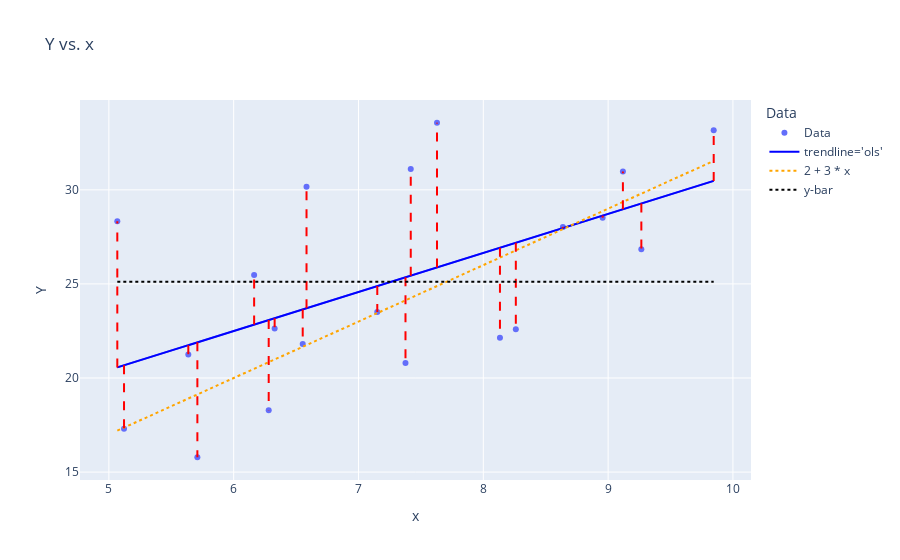

Write notebook code for a chart like this one.
### Markdown cell above
### 5. Explain concisely in your own words what line is chosen for the fitted model based on observed data using the "ordinary least squares" method (as is done by *trendline='ols'* and *smf.ols(...).fit()*) and why it requires "squares"<br>
    
<details class="details-example"><summary style="color:blue"><u>Further Guidance</u></summary>

> _This question addresses the use of **residuals** $\text{e}_i = \hat \epsilon_i = Y_i - \hat y_i$ (in contrast to the **error** terms $\epsilon_i$ of the theoretical model), and particularly, asks for an explanation based on the following visualization_
>
> ```python 
> import scipy.stats as stats
> import numpy as np
> import pandas as pd
> import statsmodels.formula.api as smf
> import plotly.express as px
> 
> n,x_min,x_range,beta0,beta1,sigma = 20,5,5,2,3,5
> x = stats.uniform(x_min, x_range).rvs(size=n)
> errors = stats.norm(loc=0, scale=sigma).rvs(size=n)
> Y = beta0 + beta1 * x + errors
> 
> df = pd.DataFrame({'x': x, 'y': Y})
> model_data_specification = smf.ols("Y~x", data=df) 
> fitted_model = model_data_specification.fit() 
> 
> df['Data'] = 'Data' # hack to add data to legend 
> fig = px.scatter(df, x='x',  y='Y', color='Data', 
>                  trendline='ols', title='Y vs. x')
> 
> # This is what `trendline='ols'` is
> fig.add_scatter(x=df['x'], y=fitted_model.fittedvalues,
>                 line=dict(color='blue'), name="trendline='ols'")
> 
> x_range = np.array([df['x'].min(), df['x'].max()])
> y_line = beta0 + beta1 * x_range
> fig.add_scatter(x=x_range, y=y_line, mode='lines',
>                 name=str(beta0)+' + '+str(beta1)+' * x', 
>                 line=dict(dash='dot', color='orange'))
> 
> # Add vertical lines for residuals
> for i in range(len(df)):
>     fig.add_scatter(x=[df['x'][i], df['x'][i]],
>                     y=[fitted_model.fittedvalues[i], df['Y'][i]],
>                     mode='lines',
>                     line=dict(color='red', dash='dash'),
>                     showlegend=False)
>     
> # Add horizontal line at y-bar
> fig.add_scatter(x=x_range, y=[df['Y'].mean()]*2, mode='lines',
>                 line=dict(color='black', dash='dot'), name='y-bar')
> 
> fig.show() # USE `fig.show(renderer="png")` FOR ALL GitHub and MarkUs SUBMISSIONS
> ```
>
> _**Question Scope Warning**: we are not looking for any explanation realted to the mathematical equations for the line chosen for the **Simple Linear Regression** model by the "ordinary least squares" method, which happen to be_
> 
> _$$\hat \beta_1 = r_{xy}\frac{s_y}{s_x} \quad \text{ and } \quad  \hat\beta_0 = \bar {y}-\hat \beta_1\bar {x}$$_
>
> _where $r_{xy}$ is the **correlation** between $x$ and $Y$ and $s_x$ and $s_Y$ are the **sample standard deviations** of $x$ and $y$_
>
> ---
> 
> ```python 
> # Use this if you need it    
> # https://stackoverflow.com/questions/52771328/plotly-chart-not-showing-in-jupyter-notebook
> import plotly.offline as pyo
> # Set notebook mode to work in offline
> pyo.init_notebook_mode()    
> ```
>
> ---
> 
> _Don't forget to ask for summaries of all your different ChatBot sessions and organize and paste these into your homework notebook (including link(s) to chat log histories if you're using ChatBot) But if you're using the STA130 custom NBLM ChatBot, you'll only be able to ask for summaries, of course!_  
    
</details>

### Code cell
import scipy.stats as stats
import numpy as np
import pandas as pd
import statsmodels.formula.api as smf
import plotly.express as px

n,x_min,x_range,beta0,beta1,sigma = 20,5,5,2,3,5
x = stats.uniform(x_min, x_range).rvs(size=n)
errors = stats.norm(loc=0, scale=sigma).rvs(size=n)
Y = beta0 + beta1 * x + errors

df = pd.DataFrame({'x': x, 'Y': Y})
model_data_specification = smf.ols("Y~x", data=df) 
fitted_model = model_data_specification.fit() 

df['Data'] = 'Data' # hack to add data to legend 
fig = px.scatter(df, x='x',  y='Y', color='Data', 
                 trendline='ols', title='Y vs. x')

# This is what `trendline='ols'` is
fig.add_scatter(x=df['x'], y=fitted_model.fittedvalues,
                line=dict(color='blue'), name="trendline='ols'")

x_range = np.array([df['x'].min(), df['x'].max()])
y_line = beta0 + beta1 * x_range
fig.add_scatter(x=x_range, y=y_line, mode='lines',
                name=str(beta0)+' + '+str(beta1)+' * x', 
                line=dict(dash='dot', color='orange'))

# Add vertical lines for residuals
for i in range(len(df)):
    fig.add_scatter(x=[df['x'][i], df['x'][i]],
                    y=[fitted_model.fittedvalues[i], df['Y'][i]],
                    mode='lines',
                    line=dict(color='red', dash='dash'),
                    showlegend=False)
    
# Add horizontal line at y-bar
fig.add_scatter(x=x_range, y=[df['Y'].mean()]*2, mode='lines',
                line=dict(color='black', dash='dot'), name='y-bar')

fig.show() # USE `fig.show(renderer="png")` FOR ALL GitHub and MarkUs SUBMISSIONS

### Figure 1 — Plotly figure (JSON) as saved in the notebook; plotly's stock layout.template omitted (floating-point values rounded to 4 significant figures)
{"data": [{"hovertemplate": "Data=Data<br>x=%{x}<br>Y=%{y}<extra></extra>", "legendgroup": "Data", "marker": {"color": "#636efa", "symbol": "circle"}, "mode": "markers", "name": "Data", "orientation": "v", "showlegend": true, "type": "scatter", "x": [5.636, 7.629, 5.709, 6.584, 8.134, 8.638, 5.121, 7.151, 8.261, 9.266, 7.377, 9.846, 6.328, 5.068, 7.419, 6.281, 9.119, 6.164, 6.553, 8.956], "xaxis": "x", "y": [21.25, 33.57, 15.79, 30.16, 22.14, 28.03, 17.31, 23.51, 22.59, 26.84, 20.79, 33.17, 22.63, 28.33, 31.11, 18.29, 30.98, 25.48, 21.81, 28.52], "yaxis": "y"}, {"hovertemplate": "<b>OLS trendline</b><br>Y = 2.07398 * x + 10.0546<br>R<sup>2</sup>=0.319762<br><br>Data=Data<br>x=%{x}<br>Y=%{y} <b>(trend)</b><extra></extra>", "legendgroup": "Data", "marker": {"color": "#636efa", "symbol": "circle"}, "mode": "lines", "name": "Data", "showlegend": false, "type": "scatter", "x": [5.068, 5.121, 5.636, 5.709, 6.164, 6.281, 6.328, 6.553, 6.584, 7.151, 7.377, 7.419, 7.629, 8.134, 8.261, 8.638, 8.956, 9.119, 9.266, 9.846], "xaxis": "x", "y": [20.56, 20.68, 21.74, 21.9, 22.84, 23.08, 23.18, 23.65, 23.71, 24.88, 25.35, 25.44, 25.88, 26.92, 27.19, 27.97, 28.63, 28.97, 29.27, 30.48], "yaxis": "y"}, {"line": {"color": "blue"}, "name": "trendline='ols'", "type": "scatter", "x": [5.636, 7.629, 5.709, 6.584, 8.134, 8.638, 5.121, 7.151, 8.261, 9.266, 7.377, 9.846, 6.328, 5.068, 7.419, 6.281, 9.119, 6.164, 6.553, 8.956], "y": [21.74, 25.88, 21.9, 23.71, 26.92, 27.97, 20.68, 24.88, 27.19, 29.27, 25.35, 30.48, 23.18, 20.56, 25.44, 23.08, 28.97, 22.84, 23.65, 28.63]}, {"line": {"color": "orange", "dash": "dot"}, "mode": "lines", "name": "2 + 3 * x", "type": "scatter", "x": [5.068, 9.846], "y": [17.2, 31.54]}, {"line": {"color": "red", "dash": "dash"}, "mode": "lines", "showlegend": false, "type": "scatter", "x": [5.636, 5.636], "y": [21.74, 21.25]}, {"line": {"color": "red", "dash": "dash"}, "mode": "lines", "showlegend": false, "type": "scatter", "x": [7.629, 7.629], "y": [25.88, 33.57]}, {"line": {"color": "red", "dash": "dash"}, "mode": "lines", "showlegend": false, "type": "scatter", "x": [5.709, 5.709], "y": [21.9, 15.79]}, {"line": {"color": "red", "dash": "dash"}, "mode": "lines", "showlegend": false, "type": "scatter", "x": [6.584, 6.584], "y": [23.71, 30.16]}, {"line": {"color": "red", "dash": "dash"}, "mode": "lines", "showlegend": false, "type": "scatter", "x": [8.134, 8.134], "y": [26.92, 22.14]}, {"line": {"color": "red", "dash": "dash"}, "mode": "lines", "showlegend": false, "type": "scatter", "x": [8.638, 8.638], "y": [27.97, 28.03]}, {"line": {"color": "red", "dash": "dash"}, "mode": "lines", "showlegend": false, "type": "scatter", "x": [5.121, 5.121], "y": [20.68, 17.31]}, {"line": {"color": "red", "dash": "dash"}, "mode": "lines", "showlegend": false, "type": "scatter", "x": [7.151, 7.151], "y": [24.88, 23.51]}, {"line": {"color": "red", "dash": "dash"}, "mode": "lines", "showlegend": false, "type": "scatter", "x": [8.261, 8.261], "y": [27.19, 22.59]}, {"line": {"color": "red", "dash": "dash"}, "mode": "lines", "showlegend": false, "type": "scatter", "x": [9.266, 9.266], "y": [29.27, 26.84]}, {"line": {"color": "red", "dash": "dash"}, "mode": "lines", "showlegend": false, "type": "scatter", "x": [7.377, 7.377], "y": [25.35, 20.79]}, {"line": {"color": "red", "dash": "dash"}, "mode": "lines", "showlegend": false, "type": "scatter", "x": [9.846, 9.846], "y": [30.48, 33.17]}, {"line": {"color": "red", "dash": "dash"}, "mode": "lines", "showlegend": false, "type": "scatter", "x": [6.328, 6.328], "y": [23.18, 22.63]}, {"line": {"color": "red", "dash": "dash"}, "mode": "lines", "showlegend": false, "type": "scatter", "x": [5.068, 5.068], "y": [20.56, 28.33]}, {"line": {"color": "red", "dash": "dash"}, "mode": "lines", "showlegend": false, "type": "scatter", "x": [7.419, 7.419], "y": [25.44, 31.11]}, {"line": {"color": "red", "dash": "dash"}, "mode": "lines", "showlegend": false, "type": "scatter", "x": [6.281, 6.281], "y": [23.08, 18.29]}, {"line": {"color": "red", "dash": "dash"}, "mode": "lines", "showlegend": false, "type": "scatter", "x": [9.119, 9.119], "y": [28.97, 30.98]}, {"line": {"color": "red", "dash": "dash"}, "mode": "lines", "showlegend": false, "type": "scatter", "x": [6.164, 6.164], "y": [22.84, 25.48]}, {"line": {"color": "red", "dash": "dash"}, "mode": "lines", "showlegend": false, "type": "scatter", "x": [6.553, 6.553], "y": [23.65, 21.81]}, {"line": {"color": "red", "dash": "dash"}, "mode": "lines", "showlegend": false, "type": "scatter", "x": [8.956, 8.956], "y": [28.63, 28.52]}, {"line": {"color": "black", "dash": "dot"}, "mode": "lines", "name": "y-bar", "type": "scatter", "x": [5.068, 9.846], "y": [25.12, 25.12]}], "layout": {"legend": {"title": {"text": "Data"}, "tracegroupgap": 0}, "title": {"text": "Y vs. x"}, "xaxis": {"anchor": "y", "domain": [0, 1], "title": {"text": "x"}}, "yaxis": {"anchor": "x", "domain": [0, 1], "title": {"text": "Y"}}}}
